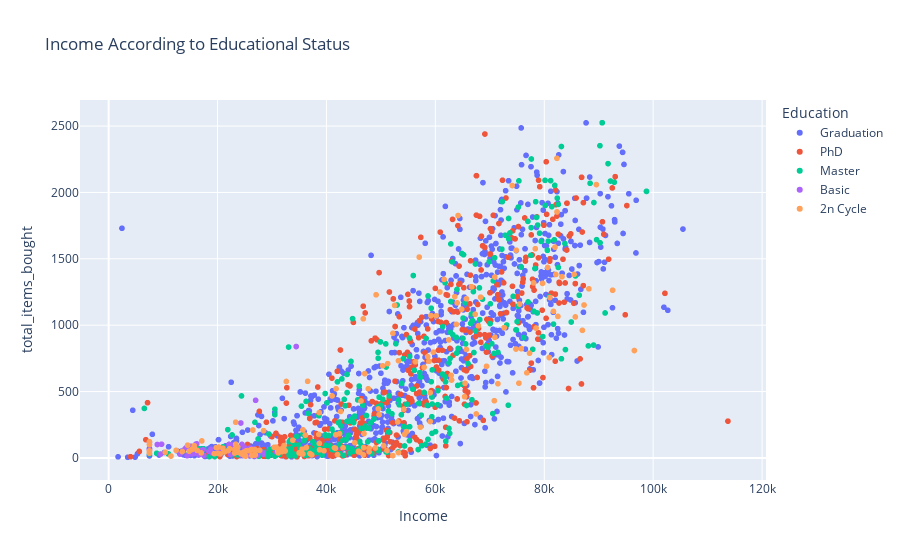

This figure's notebook cell:
### Markdown cell above
There is a positive corrleation income and number of items bought.

### Code cell
px.scatter(market,
           x = 'Income',
           y= 'total_items_bought',
           color = 'Education',
           title = 'Income According to Educational Status', )

### Figure 1 — Plotly figure (JSON) as saved in the notebook; plotly's stock layout.template omitted (floating-point values rounded to 4 significant figures; data arrays with more than 128 entries replaced by an {"elided": "..."} marker saying what was removed)
{"data": [{"hovertemplate": "Education=Graduation<br>Income=%{x}<br>total_items_bought=%{y}<extra></extra>", "legendgroup": "Graduation", "marker": {"color": "#636efa", "symbol": "circle"}, "mode": "markers", "name": "Graduation", "showlegend": true, "type": "scattergl", "x": {"elided": "1113 int values"}, "xaxis": "x", "y": {"elided": "1113 int values"}, "yaxis": "y"}, {"hovertemplate": "Education=PhD<br>Income=%{x}<br>total_items_bought=%{y}<extra></extra>", "legendgroup": "PhD", "marker": {"color": "#EF553B", "symbol": "circle"}, "mode": "markers", "name": "PhD", "showlegend": true, "type": "scattergl", "x": {"elided": "476 int values"}, "xaxis": "x", "y": {"elided": "476 int values"}, "yaxis": "y"}, {"hovertemplate": "Education=Master<br>Income=%{x}<br>total_items_bought=%{y}<extra></extra>", "legendgroup": "Master", "marker": {"color": "#00cc96", "symbol": "circle"}, "mode": "markers", "name": "Master", "showlegend": true, "type": "scattergl", "x": {"elided": "364 int values"}, "xaxis": "x", "y": {"elided": "364 int values"}, "yaxis": "y"}, {"hovertemplate": "Education=Basic<br>Income=%{x}<br>total_items_bought=%{y}<extra></extra>", "legendgroup": "Basic", "marker": {"color": "#ab63fa", "symbol": "circle"}, "mode": "markers", "name": "Basic", "showlegend": true, "type": "scattergl", "x": [7500, 24594, 9548, 28249, 24882, 24480, 27190, 24279, 30801, 18978, 25965, 21063, 13084, 17487, 20425, 26868, 25443, 14906, 15038, 22634, 16581, 14421, 23724, 15056, 8940, 25707, 7500, 26997, 18393, 24367, 17256, 22634, 13724, 24594, 15862, 9722, 18746, 23529, 28389, 16014, 28249, 20194, 24882, 34445, 22123, 22390, 14188, 20425, 16005, 15253, 26487, 25224, 16185, 14918], "xaxis": "x", "y": [61, 29, 29, 43, 80, 102, 18, 263, 45, 37, 74, 59, 29, 18, 57, 14, 32, 66, 80, 96, 24, 16, 75, 88, 101, 21, 119, 434, 50, 24, 62, 96, 58, 29, 36, 103, 64, 54, 28, 38, 43, 47, 80, 839, 102, 26, 75, 57, 103, 29, 69, 46, 106, 43], "yaxis": "y"}, {"hovertemplate": "Education=2n Cycle<br>Income=%{x}<br>total_items_bought=%{y}<extra></extra>", "legendgroup": "2n Cycle", "marker": {"color": "#FFA15A", "symbol": "circle"}, "mode": "markers", "name": "2n Cycle", "showlegend": true, "type": "scattergl", "x": {"elided": "198 int values"}, "xaxis": "x", "y": {"elided": "198 int values"}, "yaxis": "y"}], "layout": {"legend": {"title": {"text": "Education"}, "tracegroupgap": 0}, "title": {"text": "Income According to Educational Status"}, "xaxis": {"anchor": "y", "domain": [0, 1], "title": {"text": "Income"}}, "yaxis": {"anchor": "x", "domain": [0, 1], "title": {"text": "total_items_bought"}}}}
